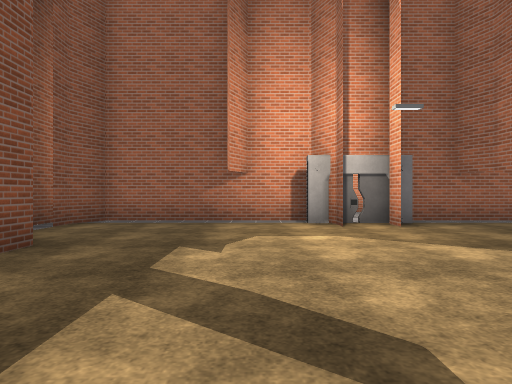
[1] (above)

15 first-person views from a walk through a 3-D level made in the Unity game engine. The camera is 1.2 m above the floor, looks level and sees 75° across. The floor is counted in squares, 2 m on a side. Each view is taken from the middle of a square. On the plan, view 1 faces up. The plan holds only what a view shows up to about 10 squares ahead; the rest is blank. The place goes on beyond the plan. Some surface patterns are stand-ins.

[2]
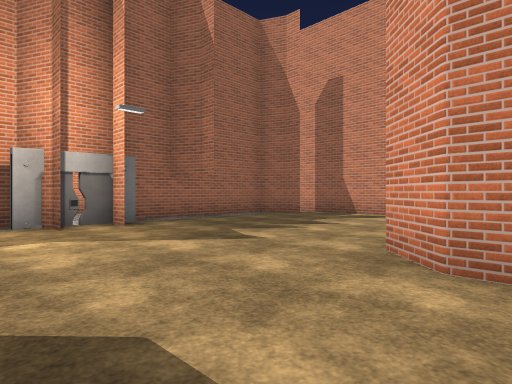

[3]
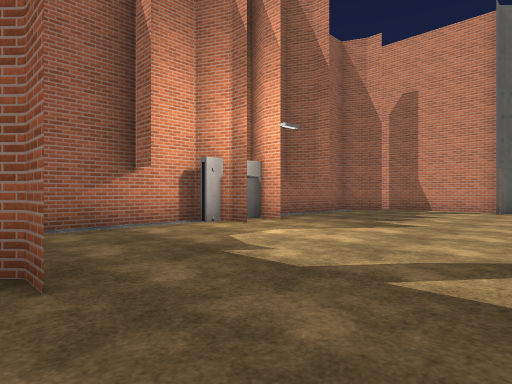

[4]
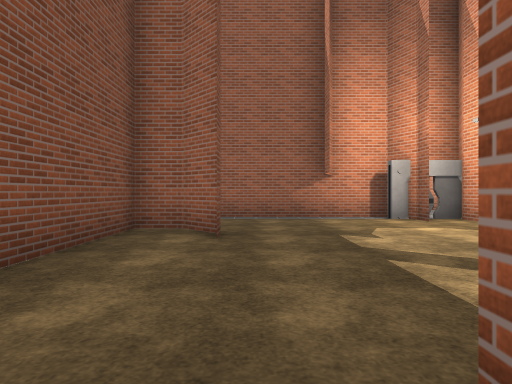

[5]
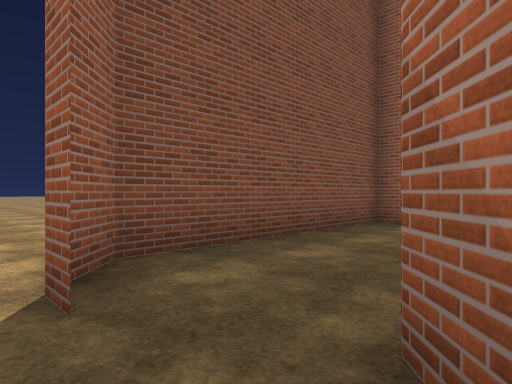

[6]
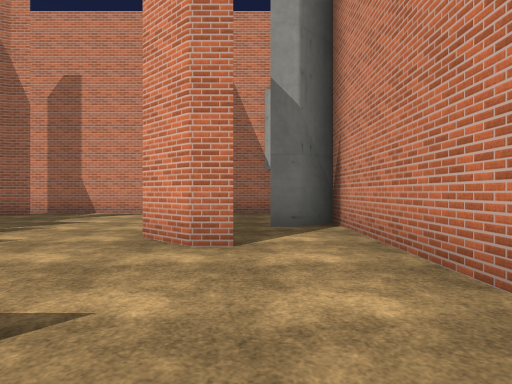

[7]
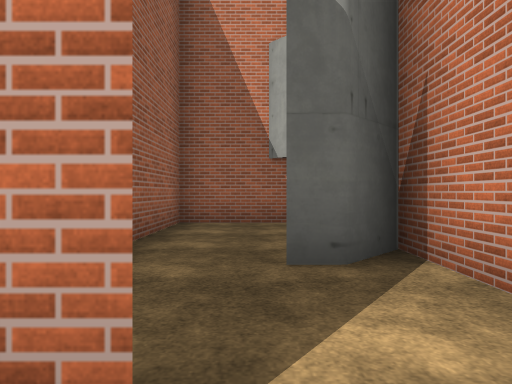

[8]
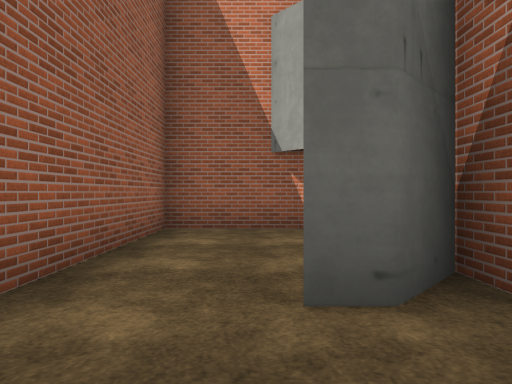

[9]
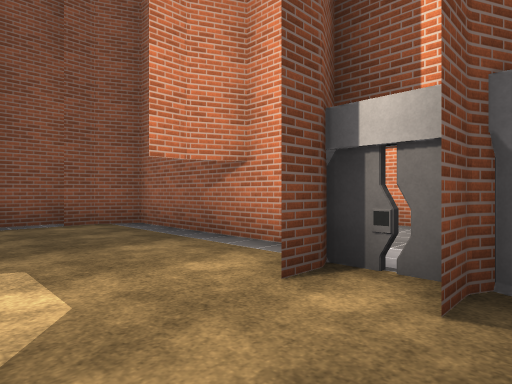

[10]
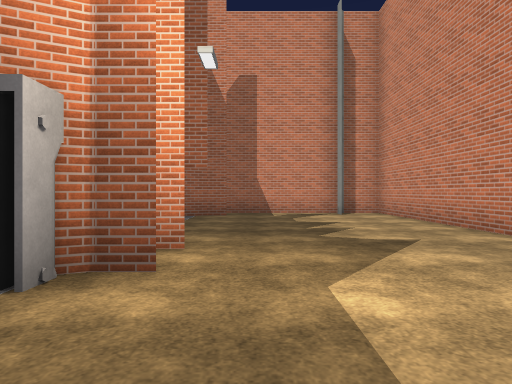

[11]
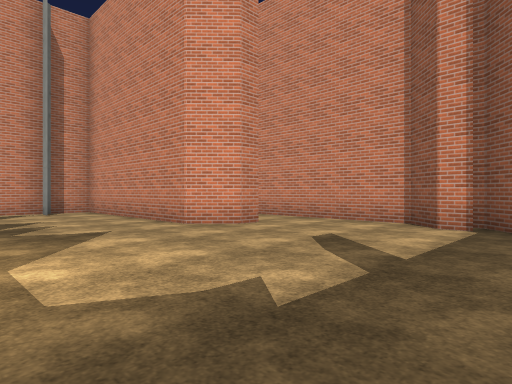

[12]
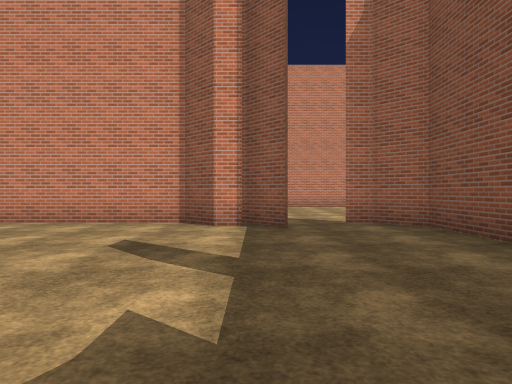

[13]
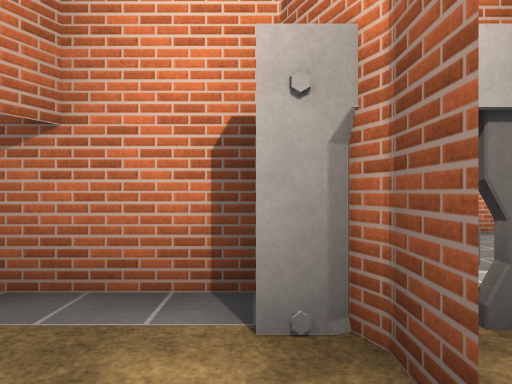

[14]
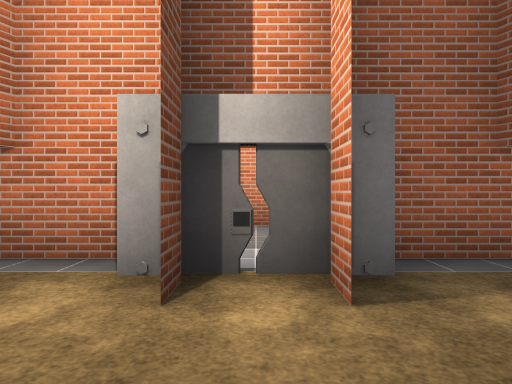

[15]
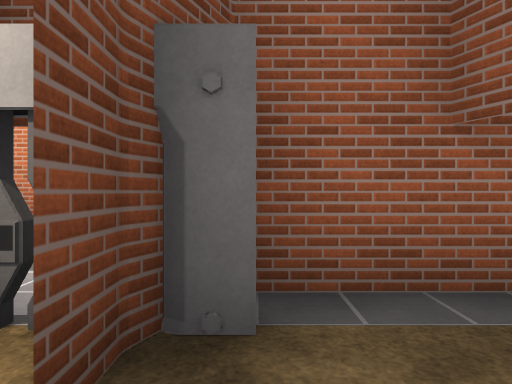

### Floor plan
Points are (right, up) in squares from view 1. A wall is a line through its corners. A room is listed if a view was taken in it or the views show most of it. See-through windows are left out.
Room 1 (views 1, 2, 3, 6, 7, 9, 10, 11, 12, 13, 14, 15)
walls: (1.5, 6.3) (1.1, 7) (-3.1, 7) (-3.5, 6.3) (-3.5, 5.8); (-2.5, 3.7) (-2.5, 3.2) (-2.5, 3.8) (-3.2, 4.5) (-4, 4.5); (2.7, 0.1) (2.7, 0.7) (3.4, 1.5) (8.5, 1.5); (-0.8, -0.9) (-0.3, -0.9) (0.4, -1.5) (2.6, -1.5); (-1.5, -0.7) (-0.7, -1.5); (-4, 6.6) (-4, -0.8) (-3.2, -1.5) (-2.8, -1.5); (7.5, 5.6) (7.5, 6.2) (7.1, 7) (3, 7); (7.8, 2.7) (8.2, 2.7); (8.5, 2) (8.5, 6.5)
ways out: opening at (-2, -1) to room 2; opening at (3, 0) to room 3
objects: gate (1, 6) to (3, 7)
Room 2 (views 4, 5)
walls: (5.5, -1.5) (4.8, -0.8); (-1.1, -1.2) (-1.5, -0.7); (-2.8, -1.5) (-3.2, -1.5)
ways out: opening at (-2, -1) to room 1
Room 3 (view 8)
walls: (4.8, -0.8) (4.8, -0.2); (8.5, -0.8) (8.5, 2); (8.5, 1.5) (4.9, 1.5); (8.6, 2.4) (8.2, 2.8); (2.6, -1.5) (5.5, -1.5)
ways out: opening at (3, 0) to room 1

Positions as (right, up) in squares from view 1, and headings:
1: (0, 0), facing up
2: (0, 0), facing up-right
3: (-3, 1), facing up-right
4: (-2, -1), facing up
5: (-1, -2), facing up-left
6: (-1, 0), facing right
7: (2, 0), facing right
8: (3, 0), facing right
9: (3, 4), facing up-left
10: (-1, 5), facing right
11: (-2, 5), facing down-right
12: (-1, 5), facing down
13: (1, 5), facing up
14: (2, 4), facing up
15: (3, 5), facing up
